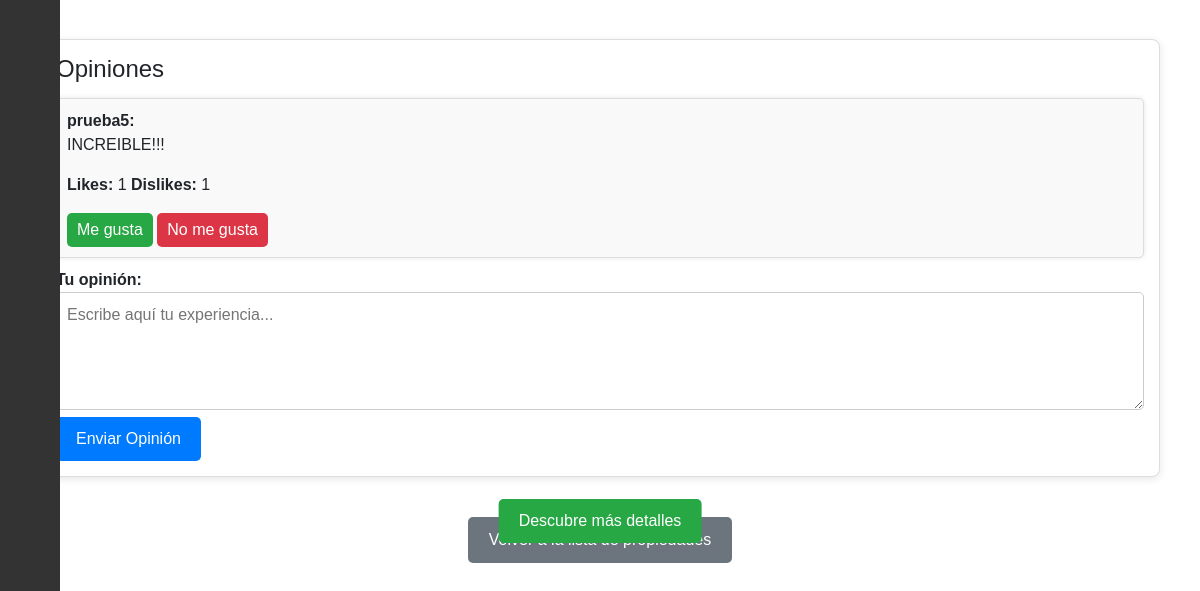
/propiedad/19/ (lower part), run on an earlier commit of the app's database.
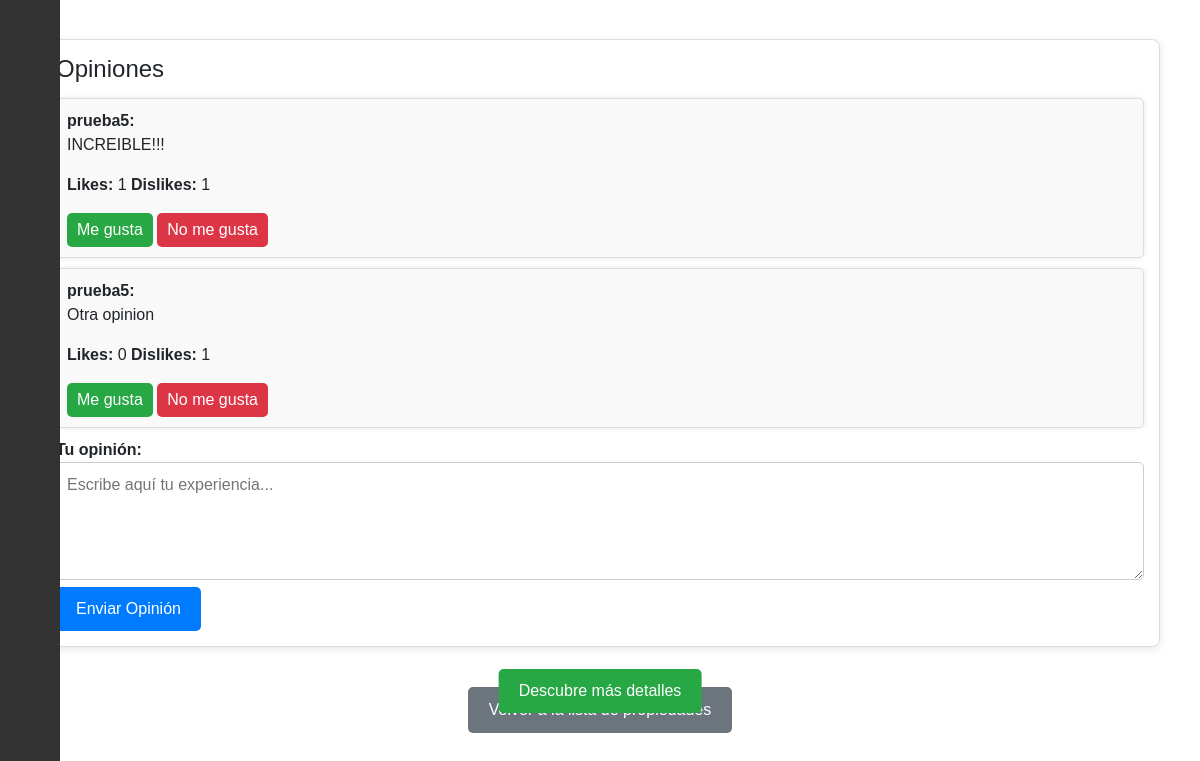
And on a later commit of the database.
### SimplexRentalisAPP/models.py (models this page shows, shortened)
class Opiniones(models.Model):
    id = models.AutoField(primary_key=True)
    propiedad = models.ForeignKey('Propiedades', on_delete=models.CASCADE)
    usuario = models.ForeignKey('User', on_delete=models.CASCADE)
    likes = models.PositiveIntegerField(default=0)  # Campo para "me gustas"
    dislikes = models.PositiveIntegerField(default=0)  # Campo para "no me gustas"
    comentario = models.TextField()

class User(AbstractUser):
    email = models.EmailField(unique=True, max_length=254)
    telefono = models.CharField(unique=True, max_length=15, blank=True, null=True)
    fecha_nacimiento = models.DateField(null=True, blank=True)
    genero = models.CharField(
        max_length=10,
        choices=[('masculino', 'Masculino'), ('femenino', 'Femenino'), ('otro', 'Otro')],
        blank=True,
        null=True
    )
    identidad_usuario = models.OneToOneField(
        'IdentidadUsuario',
        on_delete=models.SET_NULL,
        null=True,
        blank=True,
        related_name='usuario_asociado'
    )
    avatar = models.ImageField(
        upload_to='avatars/',
        null=True,
        blank=True,
        default='defaults/default_avatar.png'
    )
    es_propietario = models.BooleanField(default=False)
    ultimo_acceso = models.DateTimeField(null=True, blank=True)
    groups = models.ManyToManyField(
        'auth.Group',
        related_name='custom_user_groups',
        blank=True
    )
    user_permissions = models.ManyToManyField(
        'auth.Permission',
        related_name='custom_user_permissions',
        blank=True
    )
    def __str__(self):
        return f"{self.username}"

### SimplexRentalisAPP/views.py (the view)
# urls.py: path('propiedad/<int:pk>/', DetallePropiedadView.as_view(), name='propiedad_detallada'),
class DetallePropiedadView(DetailView):
    model = Propiedades
    template_name = 'SimplexRentalisAPP/propiedad_detallada.html'
    def get_context_data(self, **kwargs):
        context = super().get_context_data(**kwargs)
        propiedad = self.get_object()
        permite_opinar_sin_reserva = True  # Puedes cambiar a False para desactivar esta opción
        user_has_reservation = False  # Aquí deberías añadir la lógica real para comprobar la reserva del usuario
        context['imagen_portada'] = Galeria.objects.filter(propiedad=propiedad, portada=True).first()
        context['imagenes'] = Galeria.objects.filter(propiedad=propiedad)
        context['permite_opinar_sin_reserva'] = permite_opinar_sin_reserva
        context['user_has_reservation'] = user_has_reservation
        return context

### SimplexRentalisAPP/templates/SimplexRentalisAPP/propiedad_detallada.html (shortened to what this page needs)
{% extends 'base.html' %}
{% load static %}
{% block content %}
<div id="main-content" style="max-width: 1200px; margin: auto; font-family: Arial, sans-serif; padding: 20px;">
    <div class="explore-button" id="explore-button" style="position: fixed; bottom: 60px; left: 50%; transform: translateX(-50%); z-index: 1000;">
        <button onclick="scrollToDescription()" style="background-color: #28a745; color: white; border: none; padding: 10px 20px; font-size: 1em; cursor: pointer; border-radius: 5px;">
            Descubre más detalles
        </button>
    </div>
    <div class="opiniones-container" style="margin-bottom: 40px;">
        <h3>Opiniones</h3>
        {% for opinion in propiedades.opiniones_set.all %}
            <div class="opinion" style="background-color: #f9f9f9; padding: 10px; margin-bottom: 10px; border-radius: 5px; box-shadow: 0 0 5px rgba(0, 0, 0, 0.1);">
                <strong>{{ opinion.usuario }}:</strong>
                <p>{{ opinion.comentario }}</p>
                <p>
                    <strong>Likes:</strong> {{ opinion.likes }}
                    <strong>Dislikes:</strong> {{ opinion.dislikes }}
                </p>
                <form action="{% url 'like_opinion' opinion.id %}" method="post" style="display: inline;">
                    <button type="submit" style="background-color: #28a745; color: white; border: none; padding: 5px 10px; border-radius: 5px; cursor: pointer;">Me gusta</button>
                </form>
                <form action="{% url 'dislike_opinion' opinion.id %}" method="post" style="display: inline;">
                    <button type="submit" style="background-color: #dc3545; color: white; border: none; padding: 5px 10px; border-radius: 5px; cursor: pointer;">No me gusta</button>
                </form>
            </div>
        {% empty %}
            <p>No hay opiniones disponibles.</p>
        {% endfor %}
        {% if user_has_reservation or permite_opinar_sin_reserva %}
        <form action="{% url 'enviar_opinion' propiedades.id %}" method="post">
            <label for="comentario" style="font-weight: bold;">Tu opinión:</label>
            <textarea name="comentario" id="comentario" rows="4" style="width: 100%; padding: 10px; border: 1px solid #ccc; border-radius: 5px;" placeholder="Escribe aquí tu experiencia..."></textarea>
            <button type="submit" style="background-color: #007bff; color: white; border: none; padding: 10px 20px; font-size: 1em; border-radius: 5px; cursor: pointer;">
                Enviar Opinión
            </button>
        </form>
        {% else %}
            <p style="color: #6c757d; margin-top: 20px;">Para dejar una opinión, debes haber reservado esta propiedad y la fecha de inicio de tu estancia debe haber pasado.</p>
        {% endif %}
    </div>
    <div class="back-link" style="text-align: center;">
        <a href="{% url 'propiedades' %}" class="btn" style="background-color: #6c757d; color: white; padding: 10px 20px; text-decoration: none; border-radius: 5px;">Volver a la lista de propiedades</a>
    </div>
</div>
{% endblock %}

What changed in the data, as far as the page shows it:
added Opiniones: usuario "prueba5", comentario "Otra opinion", likes "0", dislikes "1"
